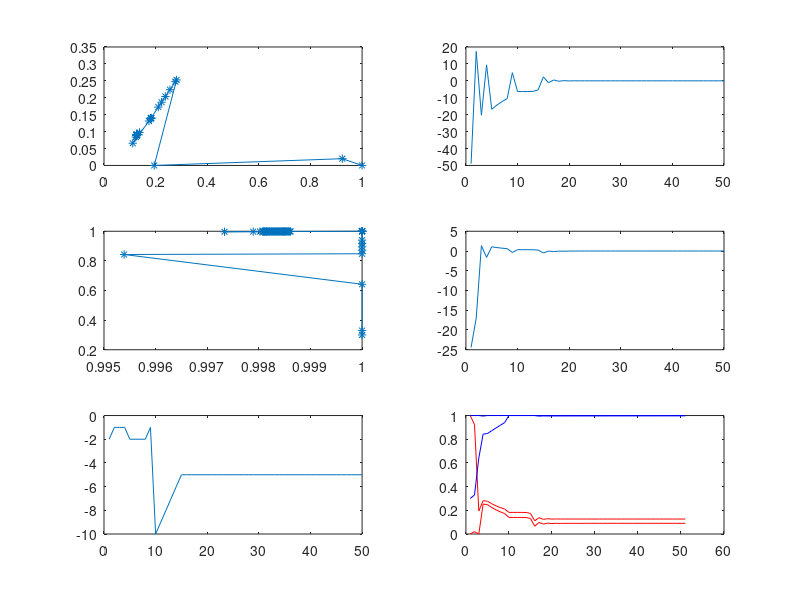

The MATLAB source for this figure:
A = [-60, -60, 5, 8; -25, 35, -3, 3];
x = [1.0; 0.0; 1.0; 0.3];
c = [1.0; 1.0; 1.0; 1.0];

length = 50;
sizex = size(x, 1);
sizea = size(A, 1);
x_history = zeros(sizex, length);
x_history(:, 1) = x;
terr_history = zeros(sizea, length);
ideal_thrusts = c .* (ones(sizex, 1) + 9.0);

step = 1e-3;
unbalance_factor = 0.01;
adapt = 10.0;

step_history = zeros(1, length);

for i=1:length
    if i > 10
        unbalance_factor = 100;
    end
        
    terr = A * x;
    grad_torque = zeros(sizex, 1);
    for j=1:sizea
        grad_torque = grad_torque + 2.0 * terr(j) * A(j,:)';
    end
    
    sqrerr = unbalance_factor * dot(terr, terr);
    grad_torque = grad_torque * unbalance_factor;
    
    for j=1:sizex
        if (x(j, 1) == 1.0) && (grad_torque(j, 1) < 0.0)
            grad_torque(j, 1) = 0.0;
        end
        if (x(j, 1) == 0.0) && (grad_torque(j, 1) > 0.0)
            grad_torque(j, 1) = 0.0;
        end
    end
    
    trerr = c .* x - ideal_thrusts;
    sqrerr = sqrerr + dot(trerr, trerr);
    
    grad_thrust = 2.0 * c .* trerr;
    
    for j=1:sizex
        if (x(j, 1) == 1.0) && (grad_thrust(j, 1) < 0.0)
            grad_thrust(j, 1) = 0.0;
        end
        if (x(j, 1) == 0.0) && (grad_thrust(j, 1) > 0.0)
            grad_thrust(j, 1) = 0.0;
        end
    end
    
    d = dot(grad_thrust, grad_torque);
    if (d < 0.0)
        grad_thrust = grad_thrust - grad_torque * d / dot(grad_torque, grad_torque);
    end;
    %grad = step * grad_torque + grad_thrust;
    
    grad = grad_torque + grad_thrust;
    
    for j=1:sizex
        if (x(j, 1) == 1.0) && (grad(j, 1) < 0.0)
            grad(j, 1) = 0.0;
        end
        if (x(j, 1) == 0.0) && (grad(j, 1) > 0.0)
            grad(j, 1) = 0.0;
        end
    end
    
    xold = x;    
    subiter = 0;
    
    while (subiter < 50)
        x = xold - grad * step;
        
        terr = A * x;
        sqrnew = unbalance_factor * dot(terr, terr);
        trerr = c .* x - ideal_thrusts;
        sqrnew = sqrnew + dot(trerr, trerr);
        
        if (sqrnew < sqrerr)
            step = step * (1.0 + 1.0 * (adapt - 1));
            break;
        end
        step = step / adapt;
        if (step < 1e-10)
            step = 1e-10;
            break;
        end
        
        subiter = subiter + 1;
    end
    step_history(1, i) = log10(step);
    
    
    proportion = 1.0;
    for j=1:sizex
        if (x(j, 1) > 1.0)
            proportion = min(proportion, (1.0 - xold(j, 1)) / (x(j, 1) - xold(j, 1)));
        end
    end
    if (proportion < 1.0)
        x = xold + proportion * (x - xold);
    end
    x = max(0.0, min(x, 1.0));
    x_history(:, i+1) = x;
    terr_history(:, i) = terr;
end

subplot(3, 2, 1);
plot(x_history(1,:), x_history(2,:), '*-');
subplot(3, 2, 2);
plot(terr_history(1,:));
subplot(3, 2, 3);
plot(x_history(3,:), x_history(4,:), '*-');
subplot(3, 2, 4);
plot(terr_history(2,:));
subplot(3, 2, 5);
plot(step_history);
subplot(3, 2, 6);
plot(x_history(1,:), 'r');
hold on
plot(x_history(2,:), 'r');
plot(x_history(3,:), 'b');
plot(x_history(4,:), 'b');
hold off